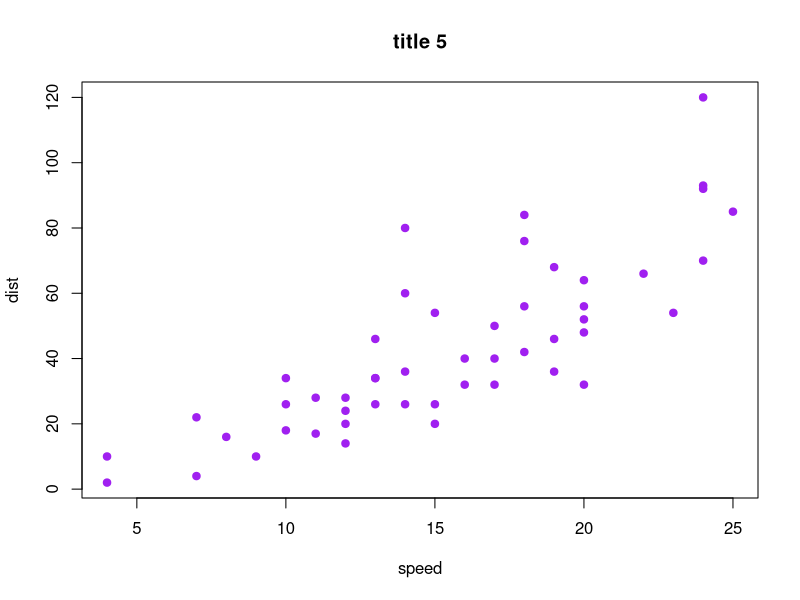
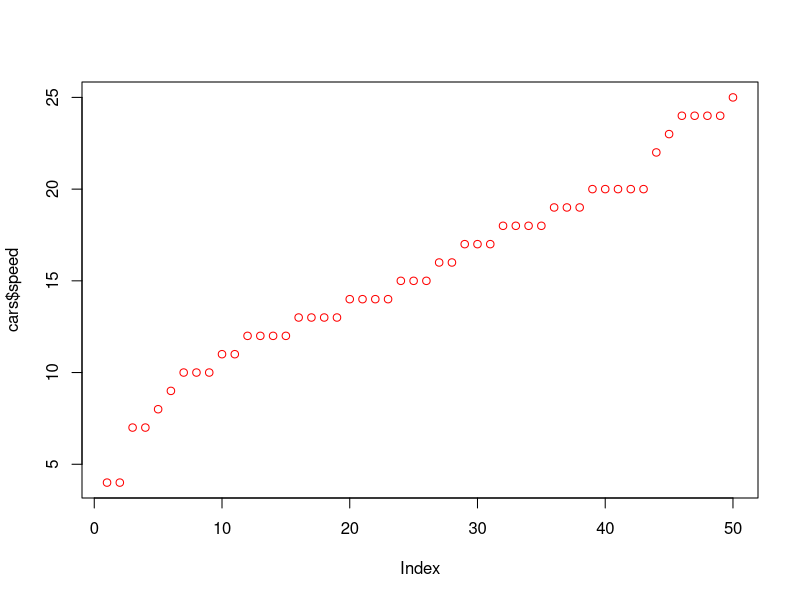

Recreate these plots in R, in order.
## ---- chunk 1
plot(cars, col = "purple", pch = 19, main = "title 5")
summary(cars)
## ---- chunk 2

plot(cars$speed, col = "red")

